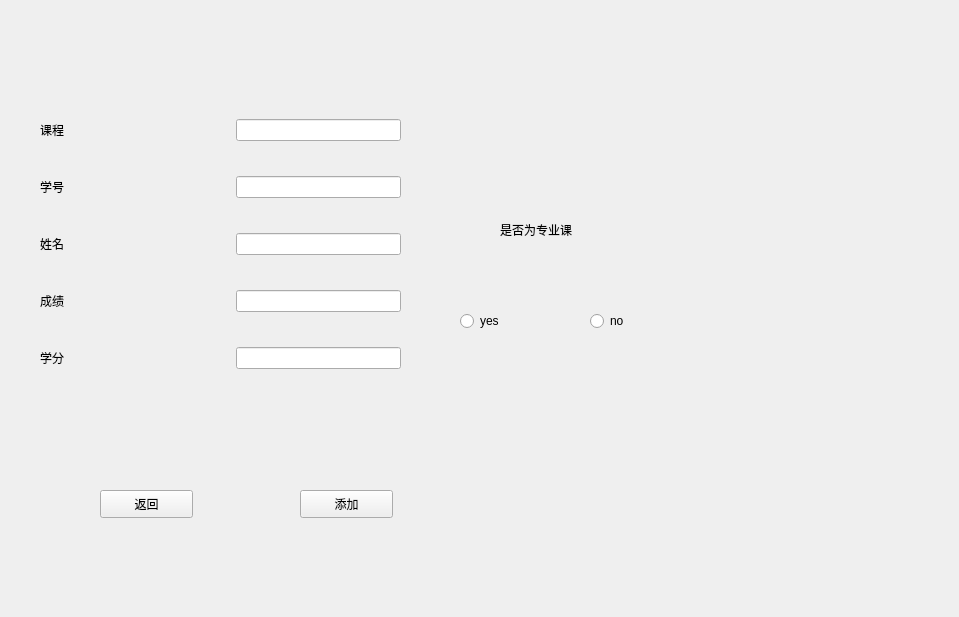
<?xml version="1.0" encoding="UTF-8"?>
<ui version="4.0">
 <class>TeacherInsert</class>
 <widget class="QWidget" name="TeacherInsert">
  <property name="geometry">
   <rect>
    <x>0</x>
    <y>0</y>
    <width>959</width>
    <height>617</height>
   </rect>
  </property>
  <property name="windowTitle">
   <string>Form</string>
  </property>
  <widget class="QPushButton" name="pushButton_teacherinsert">
   <property name="geometry">
    <rect>
     <x>300</x>
     <y>490</y>
     <width>93</width>
     <height>28</height>
    </rect>
   </property>
   <property name="text">
    <string>添加</string>
   </property>
  </widget>
  <widget class="QPushButton" name="pushButton_Return_and_Save">
   <property name="geometry">
    <rect>
     <x>100</x>
     <y>490</y>
     <width>93</width>
     <height>28</height>
    </rect>
   </property>
   <property name="text">
    <string>返回</string>
   </property>
  </widget>
  <widget class="QRadioButton" name="yesButton">
   <property name="geometry">
    <rect>
     <x>460</x>
     <y>310</y>
     <width>97</width>
     <height>22</height>
    </rect>
   </property>
   <property name="text">
    <string>yes</string>
   </property>
  </widget>
  <widget class="QRadioButton" name="noButton">
   <property name="geometry">
    <rect>
     <x>590</x>
     <y>310</y>
     <width>97</width>
     <height>22</height>
    </rect>
   </property>
   <property name="text">
    <string>no</string>
   </property>
  </widget>
  <widget class="QLabel" name="label_major">
   <property name="geometry">
    <rect>
     <x>500</x>
     <y>220</y>
     <width>101</width>
     <height>19</height>
    </rect>
   </property>
   <property name="text">
    <string>是否为专业课</string>
   </property>
  </widget>
  <widget class="QWidget" name="">
   <property name="geometry">
    <rect>
     <x>40</x>
     <y>90</y>
     <width>361</width>
     <height>311</height>
    </rect>
   </property>
   <layout class="QVBoxLayout" name="verticalLayout">
    <item>
     <layout class="QHBoxLayout" name="horizontalLayout_4">
      <item>
       <widget class="QLabel" name="label_3">
        <property name="text">
         <string>课程</string>
        </property>
       </widget>
      </item>
      <item>
       <spacer name="horizontalSpacer">
        <property name="orientation">
         <enum>Qt::Horizontal</enum>
        </property>
        <property name="sizeHint" stdset="0">
         <size>
          <width>40</width>
          <height>20</height>
         </size>
        </property>
       </spacer>
      </item>
      <item>
       <widget class="QLineEdit" name="lineEdit_course"/>
      </item>
     </layout>
    </item>
    <item>
     <layout class="QHBoxLayout" name="horizontalLayout_2">
      <item>
       <widget class="QLabel" name="label_2">
        <property name="text">
         <string>学号</string>
        </property>
       </widget>
      </item>
      <item>
       <spacer name="horizontalSpacer_3">
        <property name="orientation">
         <enum>Qt::Horizontal</enum>
        </property>
        <property name="sizeHint" stdset="0">
         <size>
          <width>40</width>
          <height>20</height>
         </size>
        </property>
       </spacer>
      </item>
      <item>
       <widget class="QLineEdit" name="lineEdit_studentid"/>
      </item>
     </layout>
    </item>
    <item>
     <layout class="QHBoxLayout" name="horizontalLayout_3">
      <item>
       <widget class="QLabel" name="label">
        <property name="text">
         <string>姓名</string>
        </property>
       </widget>
      </item>
      <item>
       <spacer name="horizontalSpacer_2">
        <property name="orientation">
         <enum>Qt::Horizontal</enum>
        </property>
        <property name="sizeHint" stdset="0">
         <size>
          <width>40</width>
          <height>20</height>
         </size>
        </property>
       </spacer>
      </item>
      <item>
       <widget class="QLineEdit" name="lineEdit_studentname"/>
      </item>
     </layout>
    </item>
    <item>
     <layout class="QHBoxLayout" name="horizontalLayout">
      <item>
       <widget class="QLabel" name="label_4">
        <property name="text">
         <string>成绩</string>
        </property>
       </widget>
      </item>
      <item>
       <spacer name="horizontalSpacer_4">
        <property name="orientation">
         <enum>Qt::Horizontal</enum>
        </property>
        <property name="sizeHint" stdset="0">
         <size>
          <width>40</width>
          <height>20</height>
         </size>
        </property>
       </spacer>
      </item>
      <item>
       <widget class="QLineEdit" name="lineEdit_score"/>
      </item>
     </layout>
    </item>
    <item>
     <layout class="QHBoxLayout" name="horizontalLayout_5">
      <item>
       <widget class="QLabel" name="label_credit">
        <property name="text">
         <string>学分</string>
        </property>
       </widget>
      </item>
      <item>
       <spacer name="horizontalSpacer_5">
        <property name="orientation">
         <enum>Qt::Horizontal</enum>
        </property>
        <property name="sizeHint" stdset="0">
         <size>
          <width>40</width>
          <height>20</height>
         </size>
        </property>
       </spacer>
      </item>
      <item>
       <widget class="QLineEdit" name="lineEdit_credit"/>
      </item>
     </layout>
    </item>
   </layout>
  </widget>
 </widget>
 <resources/>
 <connections/>
</ui>
